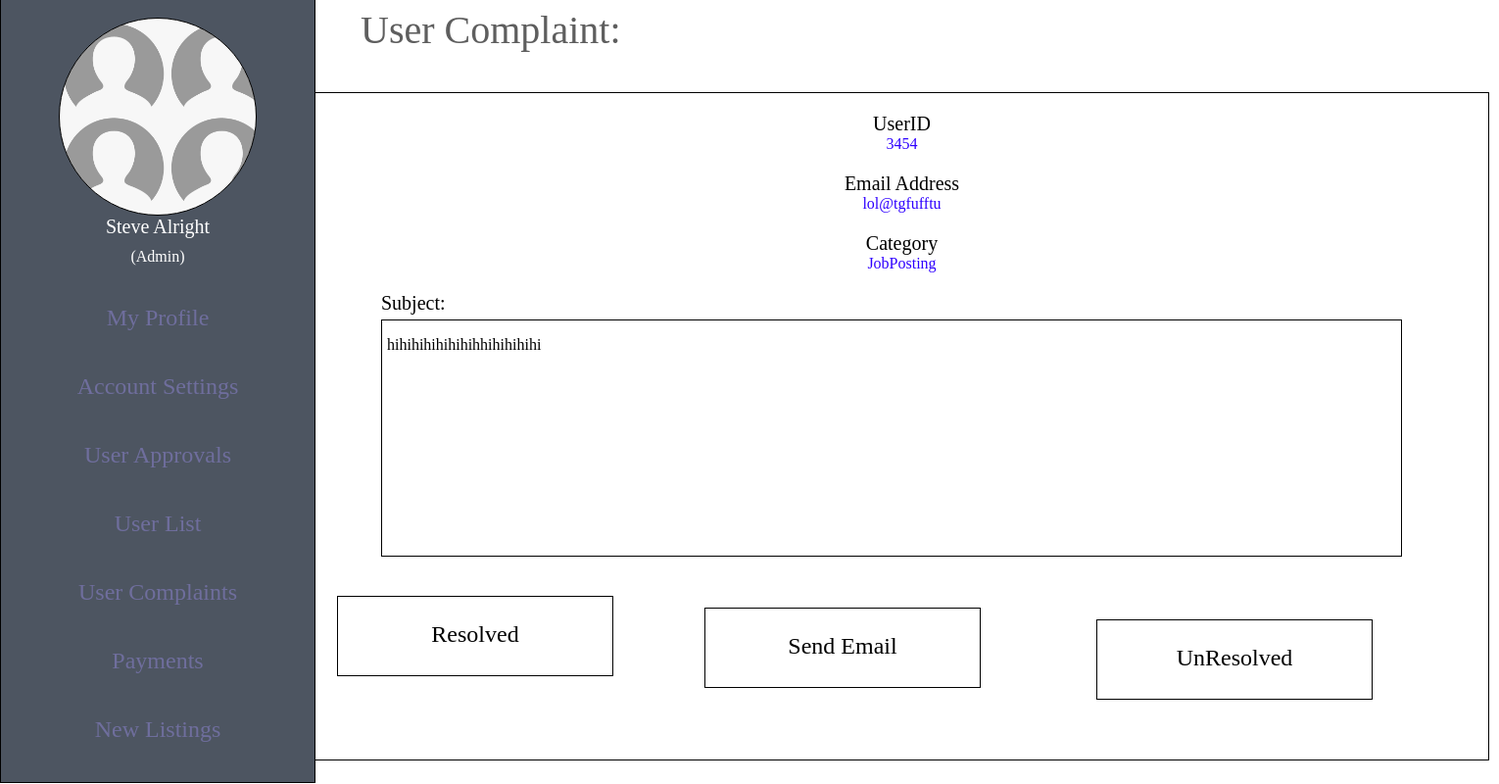
Page /ComplaintList.php?CaseID=2 on the committed database.
### tables this page shows
CREATE TABLE `Complaints` (
  `caseID` int NOT NULL,
  `UserID` int NOT NULL,
  `Password` varchar(40) NOT NULL,
  `UserDate` varchar(40) NOT NULL,
  `UserEmail` varchar(40) NOT NULL,
  `Category` varchar(40) NOT NULL,
  `UserSubject` varchar(150) NOT NULL,
  `Complete` tinyint DEFAULT '0'
);

### src/ComplaintList.php (the view, shortened to what this page needs)
<?php
include ('includes/conn.inc.php');
$stmt = $mysqli->prepare("SELECT CaseID, UserID, UserDate, UserEmail, Category, UserSubject, Complete FROM Complaints WHERE CaseID = ?");
$stmt->bind_param('i', $_GET['CaseID']);
$stmt->execute();
$stmt->bind_result($CaseID, $UserID, $UserDate, $UserEmail, $Category, $UserSubject, $Complete);
?>
<!DOCTYPE html>
<html lang="en">
<head>
    <link rel="stylesheet" href="AdminLayout.css" type="text/css">
</head>
<body>
<div class="MenuBar">
    <div class="ProfilePic1"></div>
    <p class="namer">Steve Alright</p>
    <p class="roler">(Admin)</p>
    <div class="MenuOptions1" onclick="location.href='AdminHomepage.php'"><p class="MenuTxt">My Profile</p></div>
    <div class="MenuOptions" onclick="location.href='AdminAccountSettings.php'"><p class="MenuTxt">Account Settings</p></div>
    <div class="MenuOptions" onclick="location.href='AdminNewUsers.php'"><p class="MenuTxt">User Approvals</p></div>
    <div class="MenuOptions" onclick="location.href='AdminUserList.php'"><p class="MenuTxt">User List</p></div>
    <div class="MenuOptions" onclick="location.href='AdminNewComplaint.php'"><p class="MenuTxt">User Complaints</p></div>
    <div class="MenuOptions"><p class="MenuTxt">Payments</p></div>
    <div class="MenuOptions"><p class="MenuTxt">New Listings</p></div>
    </div>
<p class="NewUserHeader">User Complaint:</p>
<div class="CTemplate">
<?php
    echo "<p class=\"CInfo\">UserID</p>";
    echo "<p class=\"ClientInfo\">$UserID</p>";
    echo "<p class=\"CInfo\">Email Address</p>";
    echo "<p class=\"ClientInfo\">$UserEmail</p>";
    echo "<p class=\"CInfo\">Category</p>";
    echo "<p class=\"ClientInfo\">$Category</p>";
    echo "<p class=\"ClientSubject\">Subject:</p>";
    echo "<div class=\"DescBox\">";
    echo "<p class=\"ClientSub\">$UserSubject</p>";
    echo "</div>";
?>
<?php
    echo "<Form action=\"process/ResolvedUnresolved.php\" method=\"post\" id=\"resolveForm\">";
    echo "<div class=\"CompOption\" ><p class=\"CompText\" id=\"resolveBtn\">Resolved</p></div>";
    echo "</form>";
?>
<div class="CompOption2"><p class="CompText">Send Email</p></div>
<?php
    echo "<Form action=\"process/ResolvedUnresolved.php\" method=\"post\" id=\"unresolveForm\">";
    echo "<div class=\"CompOption3\"><p class=\"CompText\" id=\"UnresolvedBtn\">UnResolved</p></div>";
    echo "</form>";
?>
</div>
</body>
</html>

### src/AdminLayout.css (style rules this page uses)
html { background-color: white; height: 100%; }
.MenuBar { height: 100vh; width: 40vh; background-color: rgb(77, 85, 97); border: 1px solid black; float: left; margin-left: -8px; margin-top: -10px; }
.NewUserHeader { margin-left: 45vh; margin-top: -1px; font-size: 5vh; color: rgb(94, 94, 94); }
.MenuOptions1 { margin-top: 30px; height: 7vh; width: 40vh; font-size: 3vh; text-align: center; color: rgb(111, 110, 157); }
.MenuOptions { margin-top: -10px; height: 7vh; width: 40vh; font-size: 3vh; text-align: center; color: rgb(111, 110, 157); }
.MenuTxt { padding-top: 10px; }
.CTemplate { height: 85vh; width: 150vh; border: 1px solid black; margin-left: 310px; text-align: center; }
.DescBox { height: 30vh; width: 130vh; margin-left: 70px; margin-top: -15px; border: 1px solid black; }
.CInfo { font-size: 20px; }
.ClientInfo { color: rgb(47, 0, 255); margin-top: -20px; }
.ClientSubject { font-size: 20px; text-align: left; padding-left: 70px; }
.ClientSub { text-align: left; padding-left: 5px; }
.CompOption { height: 10vh; width: 35vh; border: 1px solid black; margin-left: 25px; margin-top: 40px; text-align: center; }
.CompOption2 { height: 10vh; width: 35vh; border: 1px solid black; margin-left: 400px; margin-top: -70px; text-align: center; }
.CompOption3 { height: 10vh; width: 35vh; border: 1px solid black; margin-left: 800px; margin-top: -70px; text-align: center; }
.CompText { margin-top: 25px; font-size: 3vh; }
.namer { text-align: center; font-size: 20px; color: white; margin-top: 0px; }
.roler { text-align: center; color: white; margin-top: -10px; }
.ProfilePic1 { height: 25vh; width: 25vh; border-radius: 70%; margin-left: auto; margin-right: auto; margin-top: 20px; border: 1px solid black; background-image: url("userpicture.png"); background-color: #cccccc; background-size: 110px; }

### rows in the picture
complaints: UserID "3454", UserEmail "lol@tgfufftu", Category "JobPosting", UserSubject "hihihihihihihihhihihihihi"
